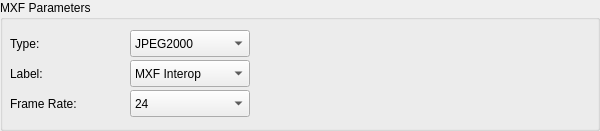
         <widget class="QGroupBox" name="mxfGroupBox">
          <property name="geometry">
           <rect>
            <x>80</x>
            <y>10</y>
            <width>600</width>
            <height>131</height>
           </rect>
          </property>
          <property name="title">
           <string>MXF Parameters</string>
          </property>
          <widget class="QLabel" name="mxfTypeLabel">
           <property name="geometry">
            <rect>
             <x>10</x>
             <y>60</y>
             <width>115</width>
             <height>27</height>
            </rect>
           </property>
           <property name="text">
            <string>Label:</string>
           </property>
          </widget>
          <widget class="QComboBox" name="mxfTypeComboBox">
           <property name="geometry">
            <rect>
             <x>130</x>
             <y>60</y>
             <width>120</width>
             <height>27</height>
            </rect>
           </property>
           <item>
            <property name="text">
             <string notr="true">MXF Interop</string>
            </property>
           </item>
           <item>
            <property name="text">
             <string notr="true">SMPTE</string>
            </property>
           </item>
          </widget>
          <widget class="QLabel" name="mxfFramerRateLabel">
           <property name="geometry">
            <rect>
             <x>10</x>
             <y>90</y>
             <width>115</width>
             <height>27</height>
            </rect>
           </property>
           <property name="text">
            <string>Frame Rate:</string>
           </property>
          </widget>
          <widget class="QComboBox" name="mxfFrameRateComboBox">
           <property name="geometry">
            <rect>
             <x>130</x>
             <y>90</y>
             <width>120</width>
             <height>27</height>
            </rect>
           </property>
           <item>
            <property name="text">
             <string notr="true">24</string>
            </property>
           </item>
           <item>
            <property name="text">
             <string notr="true">25</string>
            </property>
           </item>
           <item>
            <property name="text">
             <string notr="true">30</string>
            </property>
           </item>
           <item>
            <property name="text">
             <string notr="true">48</string>
            </property>
           </item>
           <item>
            <property name="text">
             <string notr="true">50</string>
            </property>
           </item>
           <item>
            <property name="text">
             <string notr="true">60</string>
            </property>
           </item>
          </widget>
          <widget class="QLabel" name="mxfSourceTypeLabel">
           <property name="geometry">
            <rect>
             <x>10</x>
             <y>30</y>
             <width>115</width>
             <height>27</height>
            </rect>
           </property>
           <property name="text">
            <string>Type:</string>
           </property>
          </widget>
          <widget class="QComboBox" name="mxfSourceTypeComboBox">
           <property name="geometry">
            <rect>
             <x>130</x>
             <y>30</y>
             <width>120</width>
             <height>27</height>
            </rect>
           </property>
           <item>
            <property name="text">
             <string notr="true">JPEG2000</string>
            </property>
           </item>
           <item>
            <property name="text">
             <string notr="true">MPEG2</string>
            </property>
           </item>
           <item>
            <property name="text">
             <string notr="true">WAV</string>
            </property>
           </item>
          </widget>
         </widget>
